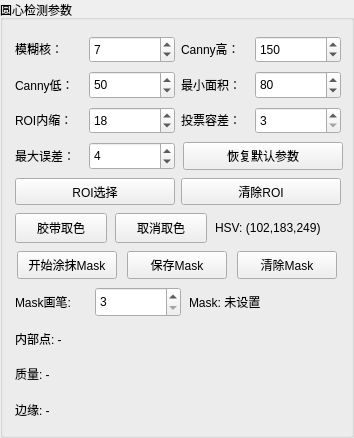
               <widget class="QGroupBox" name="groupBox_calibParams">
                <property name="sizePolicy">
                 <sizepolicy hsizetype="Fixed" vsizetype="Preferred">
                  <horstretch>0</horstretch>
                  <verstretch>0</verstretch>
                 </sizepolicy>
                </property>
                <property name="minimumSize">
                 <size>
                  <width>354</width>
                  <height>438</height>
                 </size>
                </property>
                <property name="maximumSize">
                 <size>
                  <width>354</width>
                  <height>16777215</height>
                 </size>
                </property>
                <property name="title">
                 <string>圆心检测参数</string>
                </property>
                <layout class="QVBoxLayout" name="verticalLayout_calibParamRows">
                 <property name="spacing">
                  <number>8</number>
                 </property>
                 <property name="leftMargin">
                  <number>12</number>
                 </property>
                 <property name="topMargin">
                  <number>16</number>
                 </property>
                 <property name="rightMargin">
                  <number>12</number>
                 </property>
                 <property name="bottomMargin">
                  <number>12</number>
                 </property>
                 <item>
                  <layout class="QHBoxLayout" name="horizontalLayout_calibParamBlur">
                   <property name="spacing">
                    <number>8</number>
                   </property>
                   <property name="leftMargin">
                    <number>0</number>
                   </property>
                   <property name="topMargin">
                    <number>0</number>
                   </property>
                   <property name="rightMargin">
                    <number>0</number>
                   </property>
                   <property name="bottomMargin">
                    <number>0</number>
                   </property>
                   <item>
                    <widget class="QLabel" name="label_blurKsize">
                     <property name="minimumSize">
                      <size>
                       <width>66</width>
                       <height>24</height>
                      </size>
                     </property>
                     <property name="maximumSize">
                      <size>
                       <width>66</width>
                       <height>24</height>
                      </size>
                     </property>
                     <property name="toolTip">
                      <string>高斯模糊核大小（奇数），越大越模糊，有助于去噪</string>
                     </property>
                     <property name="text">
                      <string>模糊核：</string>
                     </property>
                    </widget>
                   </item>
                   <item>
                    <widget class="QSpinBox" name="spinBox_blurKsize">
                     <property name="minimumSize">
                      <size>
                       <width>86</width>
                       <height>24</height>
                      </size>
                     </property>
                     <property name="maximumSize">
                      <size>
                       <width>86</width>
                       <height>28</height>
                      </size>
                     </property>
                     <property name="toolTip">
                      <string>高斯模糊核大小（奇数），越大越模糊，有助于去噪</string>
                     </property>
                     <property name="minimum">
                      <number>1</number>
                     </property>
                     <property name="maximum">
                      <number>31</number>
                     </property>
                     <property name="singleStep">
                      <number>2</number>
                     </property>
                     <property name="value">
                      <number>7</number>
                     </property>
                    </widget>
                   </item>
                   <item>
                    <widget class="QLabel" name="label_cannyHi">
                     <property name="minimumSize">
                      <size>
                       <width>66</width>
                       <height>24</height>
                      </size>
                     </property>
                     <property name="maximumSize">
                      <size>
                       <width>66</width>
                       <height>24</height>
                      </size>
                     </property>
                     <property name="toolTip">
                      <string>Canny边缘检测高阈值，高于此值的边缘被保留</string>
                     </property>
                     <property name="text">
                      <string>Canny高：</string>
                     </property>
                    </widget>
                   </item>
                   <item>
                    <widget class="QSpinBox" name="spinBox_cannyHi">
                     <property name="minimumSize">
                      <size>
                       <width>86</width>
                       <height>24</height>
                      </size>
                     </property>
                     <property name="maximumSize">
                      <size>
                       <width>86</width>
                       <height>28</height>
                      </size>
                     </property>
                     <property name="toolTip">
                      <string>Canny边缘检测高阈值，高于此值的边缘被保留</string>
                     </property>
                     <property name="minimum">
                      <number>0</number>
                     </property>
                     <property name="maximum">
                      <number>500</number>
                     </property>
                     <property name="value">
                      <number>150</number>
                     </property>
                    </widget>
                   </item>
                  </layout>
                 </item>
                 <item>
                  <layout class="QHBoxLayout" name="horizontalLayout_calibParamCanny">
                   <property name="spacing">
                    <number>8</number>
                   </property>
                   <property name="leftMargin">
                    <number>0</number>
                   </property>
                   <property name="topMargin">
                    <number>0</number>
                   </property>
                   <property name="rightMargin">
                    <number>0</number>
                   </property>
                   <property name="bottomMargin">
                    <number>0</number>
                   </property>
                   <item>
                    <widget class="QLabel" name="label_cannyLo">
                     <property name="minimumSize">
                      <size>
                       <width>66</width>
                       <height>24</height>
                      </size>
                     </property>
                     <property name="maximumSize">
                      <size>
                       <width>66</width>
                       <height>24</height>
                      </size>
                     </property>
                     <property name="toolTip">
                      <string>Canny边缘检测低阈值，低于此值的边缘被丢弃</string>
                     </property>
                     <property name="text">
                      <string>Canny低：</string>
                     </property>
                    </widget>
                   </item>
                   <item>
                    <widget class="QSpinBox" name="spinBox_cannyLo">
                     <property name="minimumSize">
                      <size>
                       <width>86</width>
                       <height>24</height>
                      </size>
                     </property>
                     <property name="maximumSize">
                      <size>
                       <width>86</width>
                       <height>28</height>
                      </size>
                     </property>
                     <property name="toolTip">
                      <string>Canny边缘检测低阈值，低于此值的边缘被丢弃</string>
                     </property>
                     <property name="minimum">
                      <number>0</number>
                     </property>
                     <property name="maximum">
                      <number>500</number>
                     </property>
                     <property name="value">
                      <number>50</number>
                     </property>
                    </widget>
                   </item>
                   <item>
                    <widget class="QLabel" name="label_minArea">
                     <property name="minimumSize">
                      <size>
                       <width>66</width>
                       <height>24</height>
                      </size>
                     </property>
                     <property name="maximumSize">
                      <size>
                       <width>66</width>
                       <height>24</height>
                      </size>
                     </property>
                     <property name="toolTip">
                      <string>过滤小于此面积（像素²）的封闭区域，去除噪点</string>
                     </property>
                     <property name="text">
                      <string>最小面积：</string>
                     </property>
                    </widget>
                   </item>
                   <item>
                    <widget class="QSpinBox" name="spinBox_minArea">
                     <property name="minimumSize">
                      <size>
                       <width>86</width>
                       <height>24</height>
                      </size>
                     </property>
                     <property name="maximumSize">
                      <size>
                       <width>86</width>
                       <height>28</height>
                      </size>
                     </property>
                     <property name="toolTip">
                      <string>过滤小于此面积（像素²）的封闭区域，去除噪点</string>
                     </property>
                     <property name="minimum">
                      <number>1</number>
                     </property>
                     <property name="maximum">
                      <number>100000</number>
                     </property>
                     <property name="value">
                      <number>80</number>
                     </property>
                    </widget>
                   </item>
                  </layout>
                 </item>
                 <item>
                  <layout class="QHBoxLayout" name="horizontalLayout_calibParamMorph">
                   <property name="spacing">
                    <number>8</number>
                   </property>
                   <property name="leftMargin">
                    <number>0</number>
                   </property>
                   <property name="topMargin">
                    <number>0</number>
                   </property>
                   <property name="rightMargin">
                    <number>0</number>
                   </property>
                   <property name="bottomMargin">
                    <number>0</number>
                   </property>
                   <item>
                    <widget class="QLabel" name="label_morphKsize">
                     <property name="minimumSize">
                      <size>
                       <width>66</width>
                       <height>24</height>
                      </size>
                     </property>
                     <property name="maximumSize">
                      <size>
                       <width>66</width>
                       <height>24</height>
                      </size>
                     </property>
                     <property name="toolTip">
                      <string>胶带定位后向内缩多少像素，避免胶带边缘进入检测区域</string>
                     </property>
                     <property name="text">
                      <string>ROI内缩：</string>
                     </property>
                    </widget>
                   </item>
                   <item>
                    <widget class="QSpinBox" name="spinBox_morphKsize">
                     <property name="minimumSize">
                      <size>
                       <width>86</width>
                       <height>24</height>
                      </size>
                     </property>
                     <property name="maximumSize">
                      <size>
                       <width>86</width>
                       <height>28</height>
                      </size>
                     </property>
                     <property name="toolTip">
                      <string>胶带定位后向内缩多少像素，避免胶带边缘进入检测区域</string>
                     </property>
                     <property name="minimum">
                      <number>1</number>
                     </property>
                     <property name="maximum">
                      <number>120</number>
                     </property>
                     <property name="singleStep">
                      <number>2</number>
                     </property>
                     <property name="value">
                      <number>18</number>
                     </property>
                    </widget>
                   </item>
                   <item>
                    <widget class="QLabel" name="label_smoothWindow">
                     <property name="minimumSize">
                      <size>
                       <width>66</width>
                       <height>24</height>
                      </size>
                     </property>
                     <property name="maximumSize">
                      <size>
                       <width>66</width>
                       <height>24</height>
                      </size>
                     </property>
                     <property name="toolTip">
                      <string>RANSAC判断采样点是否支持候选椭圆的像素容差</string>
                     </property>
                     <property name="text">
                      <string>投票容差：</string>
                     </property>
                    </widget>
                   </item>
                   <item>
                    <widget class="QSpinBox" name="spinBox_smoothWindow">
                     <property name="minimumSize">
                      <size>
                       <width>86</width>
                       <height>24</height>
                      </size>
                     </property>
                     <property name="maximumSize">
                      <size>
                       <width>86</width>
                       <height>28</height>
                      </size>
                     </property>
                     <property name="toolTip">
                      <string>RANSAC判断采样点是否支持候选椭圆的像素容差</string>
                     </property>
                     <property name="minimum">
                      <number>3</number>
                     </property>
                     <property name="maximum">
                      <number>20</number>
                     </property>
                     <property name="singleStep">
                      <number>1</number>
                     </property>
                     <property name="value">
                      <number>3</number>
                     </property>
                    </widget>
                   </item>
                  </layout>
                 </item>
                 <item>
                  <layout class="QHBoxLayout" name="horizontalLayout_calibParamCount">
                   <property name="spacing">
                    <number>8</number>
                   </property>
                   <property name="leftMargin">
                    <number>0</number>
                   </property>
                   <property name="topMargin">
                    <number>0</number>
                   </property>
                   <property name="rightMargin">
                    <number>0</number>
                   </property>
                   <property name="bottomMargin">
                    <number>0</number>
                   </property>
                   <item>
                    <widget class="QLabel" name="label">
                     <property name="minimumSize">
                      <size>
                       <width>66</width>
                       <height>24</height>
                      </size>
                     </property>
                     <property name="maximumSize">
                      <size>
                       <width>66</width>
                       <height>24</height>
                      </size>
                     </property>
                     <property name="text">
                      <string>最大误差：</string>
                     </property>
                    </widget>
                   </item>
                   <item>
                    <widget class="QSpinBox" name="spinBox_morphNumber">
                     <property name="minimumSize">
                      <size>
                       <width>86</width>
                       <height>24</height>
                      </size>
                     </property>
                     <property name="maximumSize">
                      <size>
                       <width>86</width>
                       <height>28</height>
                      </size>
                     </property>
                     <property name="value">
                      <number>4</number>
                     </property>
                    </widget>
                   </item>
                   <item>
                    <widget class="QPushButton" name="btnCalibResetParams">
                     <property name="sizePolicy">
                      <sizepolicy hsizetype="Minimum" vsizetype="Minimum">
                       <horstretch>0</horstretch>
                       <verstretch>0</verstretch>
                      </sizepolicy>
                     </property>
                     <property name="minimumSize">
                      <size>
                       <width>160</width>
                       <height>26</height>
                      </size>
                     </property>
                     <property name="maximumSize">
                      <size>
                       <width>160</width>
                       <height>30</height>
                      </size>
                     </property>
                     <property name="text">
                      <string>恢复默认参数</string>
                     </property>
                    </widget>
                   </item>
                  </layout>
                 </item>
                 <item>
                  <layout class="QHBoxLayout" name="horizontalLayout_calibParamRoi">
                   <property name="spacing">
                    <number>8</number>
                   </property>
                   <item>
                    <widget class="QPushButton" name="btnCalibSelectROI">
                     <property name="minimumSize">
                      <size>
                       <width>160</width>
                       <height>26</height>
                      </size>
                     </property>
                     <property name="maximumSize">
                      <size>
                       <width>160</width>
                       <height>30</height>
                      </size>
                     </property>
                     <property name="text">
                      <string>ROI选择</string>
                     </property>
                    </widget>
                   </item>
                   <item>
                    <widget class="QPushButton" name="btnCalibClearROI">
                     <property name="minimumSize">
                      <size>
                       <width>160</width>
                       <height>26</height>
                      </size>
                     </property>
                     <property name="maximumSize">
                      <size>
                       <width>160</width>
                       <height>30</height>
                      </size>
                     </property>
                     <property name="text">
                      <string>清除ROI</string>
                     </property>
                    </widget>
                   </item>
                  </layout>
                 </item>
                 <item>
                  <layout class="QHBoxLayout" name="horizontalLayout_calibParamMarks">
                   <property name="spacing">
                    <number>8</number>
                   </property>
                   <property name="leftMargin">
                    <number>0</number>
                   </property>
                   <property name="topMargin">
                    <number>0</number>
                   </property>
                   <property name="rightMargin">
                    <number>0</number>
                   </property>
                   <property name="bottomMargin">
                    <number>0</number>
                   </property>
                   <item>
                    <widget class="QPushButton" name="PB_shoudongbiaodian">
                     <property name="minimumSize">
                      <size>
                       <width>92</width>
                       <height>26</height>
                      </size>
                     </property>
                     <property name="maximumSize">
                      <size>
                       <width>92</width>
                       <height>30</height>
                      </size>
                     </property>
                     <property name="text">
                      <string>胶带取色</string>
                     </property>
                    </widget>
                   </item>
                   <item>
                    <widget class="QPushButton" name="PB_quxiaobiaodian">
                     <property name="minimumSize">
                      <size>
                       <width>92</width>
                       <height>26</height>
                      </size>
                     </property>
                     <property name="maximumSize">
                      <size>
                       <width>92</width>
                       <height>30</height>
                      </size>
                     </property>
                     <property name="text">
                      <string>取消取色</string>
                     </property>
                    </widget>
                   </item>
                   <item>
                    <widget class="QLabel" name="LB_biaodianxinxi">
                     <property name="minimumSize">
                      <size>
                       <width>128</width>
                       <height>30</height>
                      </size>
                     </property>
                     <property name="maximumSize">
                      <size>
                       <width>128</width>
                       <height>30</height>
                      </size>
                     </property>
                     <property name="text">
                      <string>HSV: (102,183,249)</string>
                     </property>
                    </widget>
                   </item>
                  </layout>
                 </item>
                 <item>
                  <layout class="QHBoxLayout" name="horizontalLayout_calibMaskButtons">
                   <property name="spacing">
                    <number>8</number>
                   </property>
                   <item>
                    <widget class="QPushButton" name="btnCalibMaskEdit">
                     <property name="minimumSize">
                      <size>
                       <width>100</width>
                       <height>26</height>
                      </size>
                     </property>
                     <property name="maximumSize">
                      <size>
                       <width>100</width>
                       <height>30</height>
                      </size>
                     </property>
                     <property name="text">
                      <string>开始涂抹Mask</string>
                     </property>
                    </widget>
                   </item>
                   <item>
                    <widget class="QPushButton" name="btnCalibMaskSave">
                     <property name="minimumSize">
                      <size>
                       <width>100</width>
                       <height>26</height>
                      </size>
                     </property>
                     <property name="maximumSize">
                      <size>
                       <width>100</width>
                       <height>30</height>
                      </size>
                     </property>
                     <property name="text">
                      <string>保存Mask</string>
                     </property>
                    </widget>
                   </item>
                   <item>
                    <widget class="QPushButton" name="btnCalibMaskClear">
                     <property name="minimumSize">
                      <size>
                       <width>100</width>
                       <height>26</height>
                      </size>
                     </property>
                     <property name="maximumSize">
                      <size>
                       <width>100</width>
                       <height>30</height>
                      </size>
                     </property>
                     <property name="text">
                      <string>清除Mask</string>
                     </property>
                    </widget>
                   </item>
                  </layout>
                 </item>
                 <item>
                  <layout class="QHBoxLayout" name="horizontalLayout_calibMaskInfo">
                   <property name="spacing">
                    <number>8</number>
                   </property>
                   <item>
                    <widget class="QLabel" name="labelCalibMaskBrush">
                     <property name="minimumSize">
                      <size>
                       <width>72</width>
                       <height>30</height>
                      </size>
                     </property>
                     <property name="maximumSize">
                      <size>
                       <width>72</width>
                       <height>30</height>
                      </size>
                     </property>
                     <property name="text">
                      <string>Mask画笔:</string>
                     </property>
                    </widget>
                   </item>
                   <item>
                    <widget class="QSpinBox" name="spinBoxCalibMaskBrush">
                     <property name="minimumSize">
                      <size>
                       <width>86</width>
                       <height>24</height>
                      </size>
                     </property>
                     <property name="maximumSize">
                      <size>
                       <width>86</width>
                       <height>30</height>
                      </size>
                     </property>
                     <property name="minimum">
                      <number>3</number>
                     </property>
                     <property name="maximum">
                      <number>120</number>
                     </property>
                     <property name="value">
                      <number>3</number>
                     </property>
                    </widget>
                   </item>
                   <item>
                    <widget class="QLabel" name="labelCalibMaskStatus">
                     <property name="minimumSize">
                      <size>
                       <width>150</width>
                       <height>30</height>
                      </size>
                     </property>
                     <property name="text">
                      <string>Mask: 未设置</string>
                     </property>
                    </widget>
                   </item>
                  </layout>
                 </item>
                 <item>
                  <widget class="QLabel" name="labelCalibSeedInfo">
                   <property name="minimumSize">
                    <size>
                     <width>0</width>
                     <height>24</height>
                    </size>
                   </property>
                   <property name="text">
                    <string>内部点: -</string>
                   </property>
                   <property name="wordWrap">
                    <bool>true</bool>
                   </property>
                  </widget>
                 </item>
                 <item>
                  <widget class="QLabel" name="labelCalibQualityInfo">
                   <property name="minimumSize">
                    <size>
                     <width>0</width>
                     <height>24</height>
                    </size>
                   </property>
                   <property name="text">
                    <string>质量: -</string>
                   </property>
                   <property name="wordWrap">
                    <bool>true</bool>
                   </property>
                  </widget>
                 </item>
                 <item>
                  <widget class="QLabel" name="labelCalibEdgeInfo">
                   <property name="minimumSize">
                    <size>
                     <width>0</width>
                     <height>24</height>
                    </size>
                   </property>
                   <property name="text">
                    <string>边缘: -</string>
                   </property>
                   <property name="wordWrap">
                    <bool>true</bool>
                   </property>
                  </widget>
                 </item>
                </layout>
               </widget>
